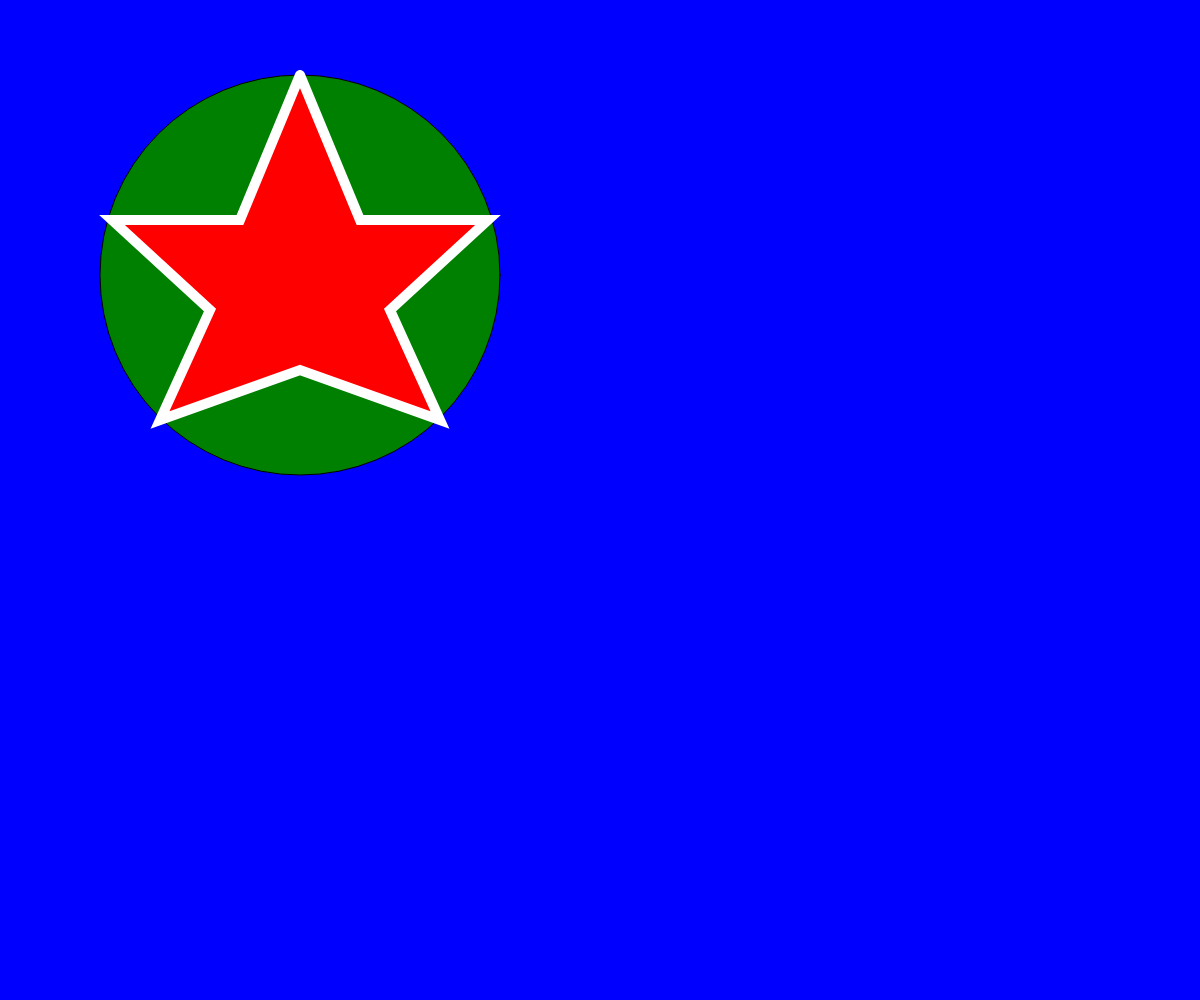
Frame 1 (no input)
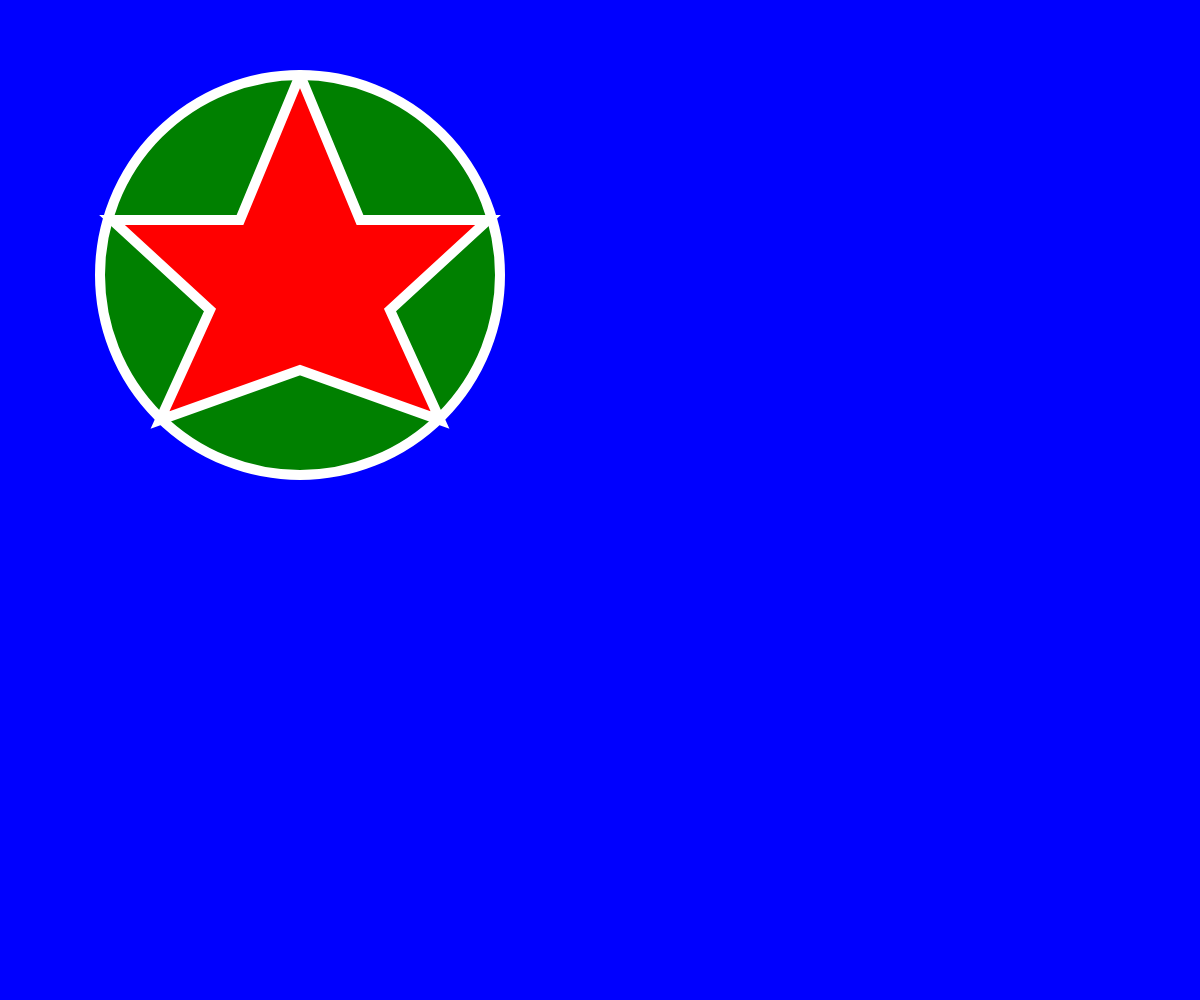
Frame 60 (no input)
Frame 120 (the mouse pressed at the canvas centre since frame 60): identical to frame 60, image omitted

The p5.js sketch that drew these frames (run headless with seeded random() and noise() and a simulated clock; from frame 60 on, the mouse is pressed at the canvas centre):

// p5.js sketch
// ── sketch.js
function setup() {
  createCanvas(windowWidth, windowHeight);
}

function draw() {
  background('blue');


  fill('green');
  circle(300, 275, 400);
  stroke('white')
  strokeWeight(10);
 
  

  beginShape();
  
  vertex(300,75);
  vertex(240,220);
  vertex(112,220);
  vertex(210,310);
  vertex(160,420);
  vertex(300,370);
  vertex(440,420);
  vertex(390,310);
  vertex(488,220);
  vertex(360,220);  
  vertex(300,75);
  fill('red');
  endShape();

}
